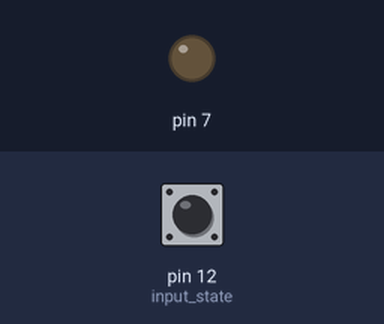
The program below on a simulated Raspberry Pi (header pin numbers). Parts: output pins drawn as LEDs (lit = HIGH). Inputs (shaded band) come from the test bench; at power-on: pin 12 (input_state) HIGH. What the program prints to the terminal is not drawn.

Above: at 1.2 s.
1.3 s: pin 12 (input_state) pulled LOW for 0.15 s
At 1.37 s:
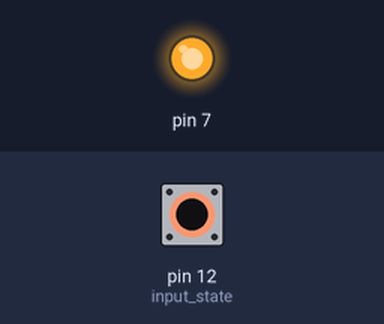
2.9 s: pin 12 (input_state) pulled LOW for 3.2 s
At 7.4 s:
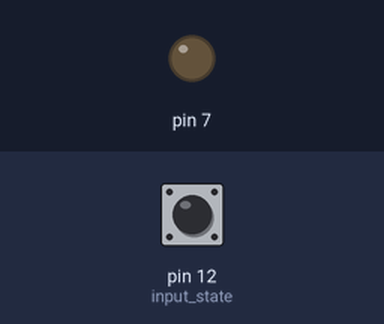
Timing chart, 0 to 8.9 s (numbered marks = the images above; inputs shaded):
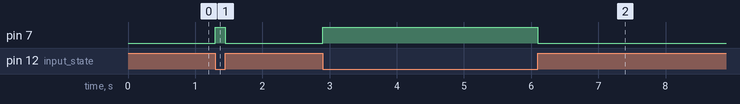

Measured:
- after the input at 1.3 s, pin 7: LOW → HIGH at once, → LOW 0.15 s later
- after the input at 2.9 s, pin 7: LOW → HIGH at once, → LOW 3.2 s later

The program:

prog2.py
```python
import RPi.GPIO as GPIO
import time

GPIO.setmode(GPIO.BOARD)

GPIO.setup(12, GPIO.IN, pull_up_down=GPIO.PUD_UP)
GPIO.setup(7, GPIO.OUT)

while True:
	input_state = GPIO.input(12)

	if input_state == False:
		print('Button Pressed')
		GPIO.output(7,True)
	else:
		print('Button Not Pressed')
		GPIO.output(7, False)
```
